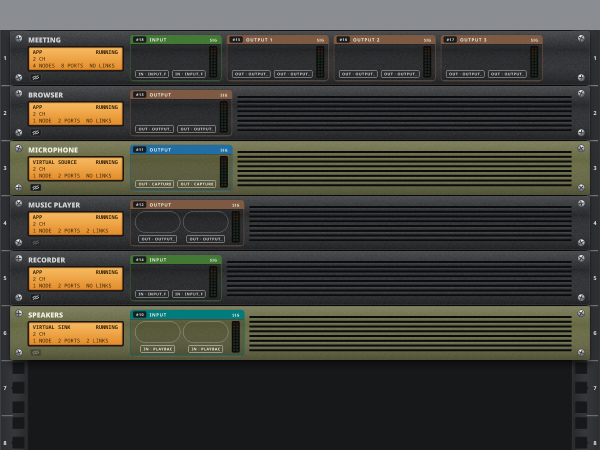
#> input picture docs/design/rack-width/fit.png, 1200 x 900 px (shown at 1/2 size)
$ python fill.py
#> lines starting #> are read from the running program, lines starting #| are printed output that depends on the picture
# The rack as wide as its widest device (fit.png, from the app's rack_picture at 1200 x 900):
# what goes where a face's frames end, instead of the vents. Five ways, made from fit.png itself
# (the vents found by their slots and painted over with the face's own metal), each a picture
# the size of fit.png:
#   A  plain metal
#   B  the device only as wide as it needs, a blank panel beside it to the rail
#   C  two narrow devices side by side in one unit, a blank panel for what is left
#   D  the frames stretched to the face's width
#   E  plain metal, the kind of device printed small at its right
#   python3 fill.py   (writes fill-a.png ... fill-e.png next to it)
import os
import random

from PIL import Image, ImageDraw, ImageFont

HERE = os.path.dirname(os.path.abspath(__file__))
SRC = Image.open(os.path.join(HERE, "fit.png")).convert("RGB")
ORIGINAL = SRC              # where the vents are is found on it (its slots' colour)
W, H = SRC.size
#> W = 1200; H = 900
TOP, U = 62, 110            # the first unit's top, a unit's pitch
L, R = 20, 1180             # a face's left and right edges (the rails outside)
SLOT = (11, 12, 13)         # a vent slot's colour
BOLD = "/usr/share/fonts/noto/NotoSans-Bold.ttf"
# the demo's devices, top to bottom, and what each is (as its screen says)
KINDS = ["APPLICATION", "APPLICATION", "VIRTUAL SOURCE", "APPLICATION", "APPLICATION", "VIRTUAL SINK"]
random.seed(7)


def vents(im, k):
    """Unit k's vents: (x0, y0, x1, y1), or None (its frames take the whole face)."""
    y0, y1 = TOP + k * U, TOP + k * U + U - 2
    im = ORIGINAL
    rows = [y for y in range(y0, y1) if sum(im.getpixel((x, y)) == SLOT for x in range(600, 1100, 10)) > 40]
    if not rows:
        return None
    y = rows[0]
    xs = [x for x in range(L, R) if im.getpixel((x, y)) == SLOT]
    # (a slot's round ends and its light edge below)
    return (xs[0] - 3, rows[0] - 2, xs[-1] + 4, rows[-1] + 4)


def metal(im, k, box, src_x):
    """Paints `box` with unit k's own metal: its shade down the face (from a few columns at
    `src_x` that have nothing on them, smoothed) and its grain."""
    x0, y0, x1, y1 = box
    px = im.load()
    cols = range(src_x, src_x + 4)
    clamp = lambda y: max(0, min(im.height - 1, y))
    means = [[sum(px[x, clamp(y)][i] for x in cols) / len(cols) for i in range(3)] for y in range(y0 - 3, y1 + 3)]
    sd = (sum((px[x, y][0] - means[y - y0 + 3][0]) ** 2 for y in range(y0, y1) for x in cols) / ((y1 - y0) * len(cols))) ** 0.5
    sd = min(sd, 5.0)
    for y in range(y0, y1):
        win = means[y - y0:y - y0 + 7]
        m = [sum(w[i] for w in win) / len(win) for i in range(3)]
        for x in range(x0, x1):
            n = random.gauss(0, sd)
            px[x, y] = tuple(max(0, min(255, int(m[i] + n))) for i in range(3))


def plain(im):
    for k in range(6):
        v = vents(im, k)
        if v:
            metal(im, k, v, v[0] - 5)
    return im


def blank(w, h, ref):
    """A blank panel w x h: black, its rim, screws at its right end (where the rail is)."""
    p = Image.new("RGB", (w, h))
    d = ImageDraw.Draw(p)
    for y in range(h):
        g = int(44 - 14 * y / h)
        d.line([(0, y), (w, y)], fill=(g, g + 1, g + 3))
    for x in range(w):
        for y in range(h):
            if random.random() < .5:
                c = p.getpixel((x, y))
                n = random.randint(-5, 5)
                p.putpixel((x, y), tuple(max(0, c[i] + n) for i in range(3)))
    d.rounded_rectangle([0, 0, w - 1, h - 1], radius=3, outline=(9, 9, 9), width=1)
    d.line([(2, 1), (w - 3, 1)], fill=(80, 81, 84))
    # its screws, at the rail
    for cy in (14, h - 15):
        cx = w - 18
        d.ellipse([cx - 7, cy - 7, cx + 7, cy + 7], fill=(150, 152, 156), outline=(20, 20, 22))
        d.line([(cx - 4, cy), (cx + 4, cy)], fill=(40, 41, 44), width=2)
        d.line([(cx, cy - 4), (cx, cy + 4)], fill=(40, 41, 44), width=2)
    return p


def narrow(im, k):
    """Unit k's face only as wide as it needs: its left part and its right ear."""
    v = vents(SRC, k)
    y0 = TOP + k * U
    face = im.crop((L, y0, R, y0 + U - 2))
    if not v:
        return face
    left = face.crop((0, 0, v[0] - L - 4, U - 2))
    ear = face.crop((R - L - 34, 0, R - L, U - 2))
    out = Image.new("RGB", (left.width + ear.width, U - 2))
    out.paste(left, (0, 0))
    out.paste(ear, (left.width, 0))
    return out


def rails_only():
    """fit.png with no faces on it: the rails and the rack's back."""
    im = SRC.copy()
    back = SRC.crop((L, TOP + 6 * U + 4, R, TOP + 6 * U + 6)).resize((R - L, 1))
    for y in range(TOP, H):
        if y >= TOP + 6 * U:
            break
        im.paste(back, (L, y))
    return im


def a():
    return plain(SRC.copy())


def b():
    im = plain(SRC.copy())
    for k in range(6):
        f = narrow(im, k)
        if f.width == R - L:
            continue
        y0 = TOP + k * U
        im.paste(rails_only().crop((L, y0, R, y0 + U - 2)), (L, y0))
        im.paste(f, (L, y0))
        im.paste(blank(R - L - f.width - 2, U - 2, SRC), (L + f.width + 2, y0))
    return im


def c():
    im = rails_only()
    faces = [narrow(SRC, k) for k in range(6)]
    # in the rack's order, each unit taking as many as fit side by side
    rows, row = [], []
    for f in faces:
        if row and sum(g.width + 2 for g in row) + f.width > R - L:
            rows.append(row)
            row = []
        row.append(f)
    rows.append(row)
    for k, row in enumerate(rows):
        x, y0 = L, TOP + k * U
        for f in row:
            im.paste(f, (x, y0))
            x += f.width + 2
        if R - x > 40:
            im.paste(blank(R - x, U - 2, SRC), (x, y0))
    return im


def d():
    im = SRC.copy()
    for k in range(6):
        v = vents(SRC, k)
        if not v:
            continue
        y0 = TOP + k * U
        fe = v[0] - 10                      # the frame's right edge
        cut = fe - 29                       # a column between its labels and its meter
        face = im.crop((L, y0, R, y0 + U - 2))
        grow = (R - 44) - fe                # to the right ear
        out = Image.new("RGB", face.size)
        out.paste(face.crop((0, 0, cut - L, U - 2)), (0, 0))
        col = face.crop((cut - L, 0, cut - L + 1, U - 2))
        for i in range(grow):
            out.paste(col, (cut - L + i, 0))
        out.paste(face.crop((cut - L, 0, fe - L + 2, U - 2)), (cut - L + grow, 0))
        out.paste(face.crop((R - 34 - L, 0, R - L, U - 2)), (R - 34 - L, 0))
        metal(out, k, (R - 44 - L + 2, 0, R - 34 - L, U - 2), R - 32 - L)
        im.paste(out, (L, y0))
    return im


def e():
    im = plain(SRC.copy())
    d_ = ImageDraw.Draw(im)
    font = ImageFont.truetype(BOLD, 11)
    for k in range(6):
        v = vents(SRC, k)
        if not v:
            continue
        text = " ".join(KINDS[k])
        w = d_.textlength(text, font=font)
        y = TOP + k * U + 10
        d_.text((R - 48 - w, y), text, font=font, fill=(222, 223, 218))
    return im


for name, f in [("a", a), ("b", b), ("c", c), ("d", d), ("e", e)]:
    f().save(os.path.join(HERE, f"fill-{name}.png"))
#> this loop made 5 passes
#> pass 1, `f().save(os.path.join(HERE, f"fill-{name}.png"))`:
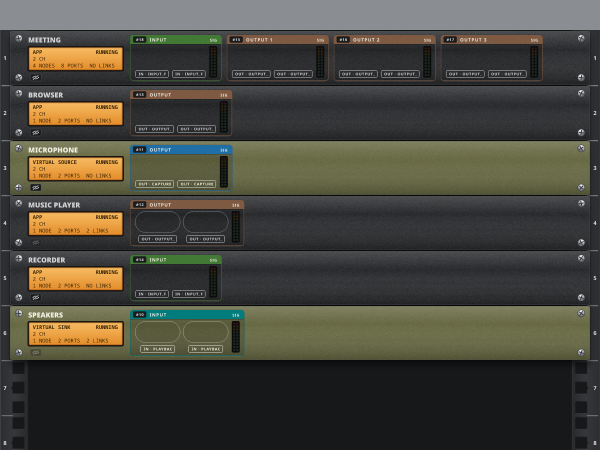
#> saved as fill-a.png: PIL image 1200x900 RGB (shown at 1/2 size); mean R, G, B 71.5, 69.7, 59.9
#> pass 2, in narrow, `face = im.crop((L, y0, R, y0 + U - 2))`:
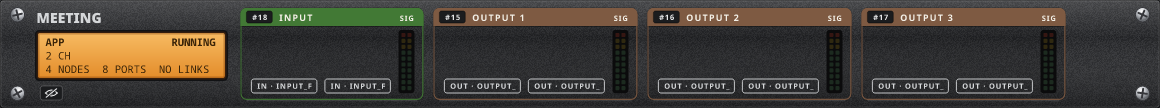
#> face: PIL image 1160x108 RGB; mean R, G, B 69.8, 64, 55.8
#> pass 2, in narrow (call 2), `face = im.crop((L, y0, R, y0 + U - 2))`:
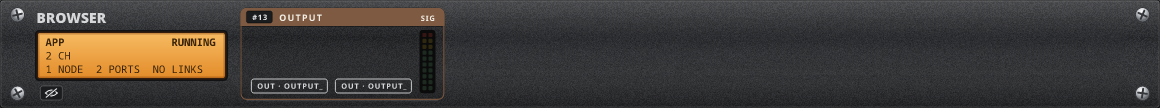
#> face: PIL image 1160x108 RGB; mean R, G, B 66.1, 61.1, 56.5

$ run again, with docs/design/rack-width/fill-e.png copied over docs/design/rack-width/fit.png
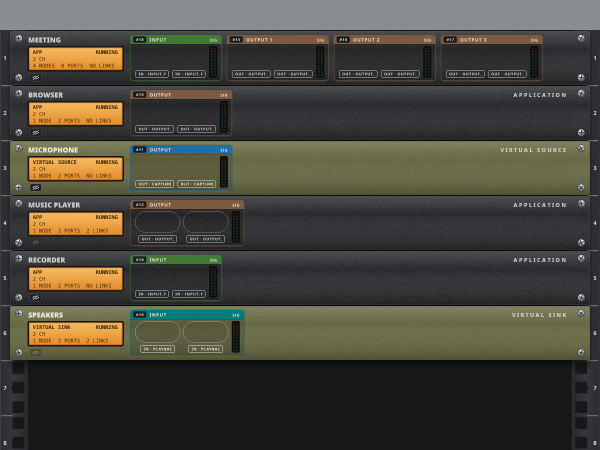
#> input picture docs/design/rack-width/fill-e.png, 1200 x 900 px (shown at 1/2 size)
#> SRC is the input picture: PIL image 1200x900 RGB; mean R, G, B 71.7, 69.9, 60.1
#> the loop `for name, f in [("a", a), ("b", b), ("c", c), ("d", d), ("e", e)]:` made 5 passes
#> pass 2, in narrow (call 3), `face = im.crop((L, y0, R, y0 + U - 2))`:
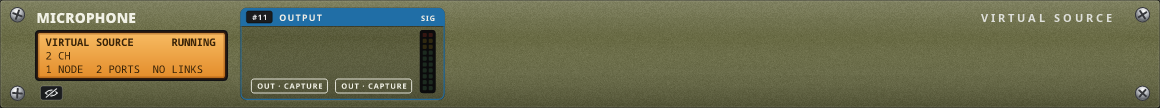
#> face: PIL image 1160x108 RGB; mean R, G, B 109.5, 108.4, 75.5
#> pass 2, in narrow (call 4), `face = im.crop((L, y0, R, y0 + U - 2))`:
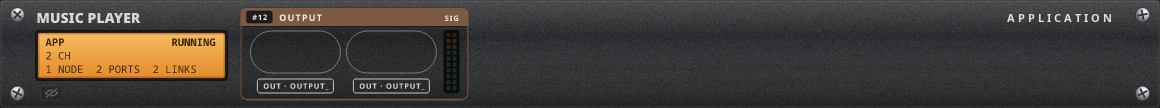
#> face: PIL image 1160x108 RGB; mean R, G, B 67.1, 61.9, 57.2

$ run again, with docs/design/rack-width/now.png copied over docs/design/rack-width/fit.png
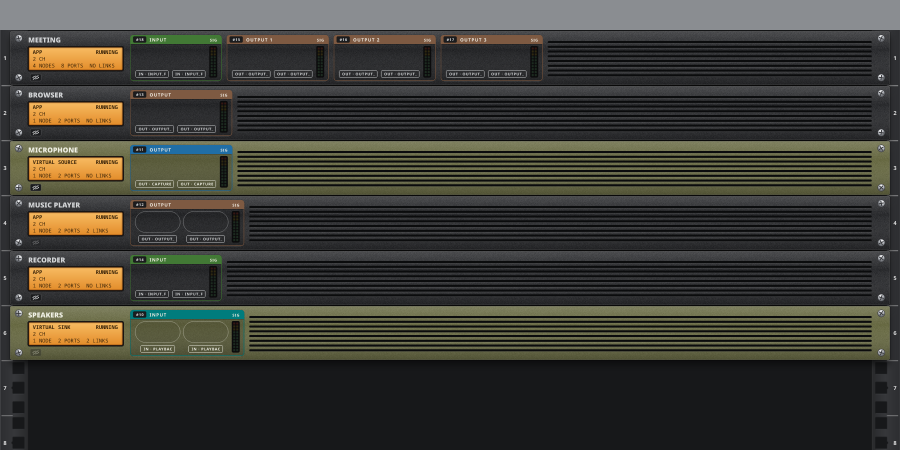
#> input picture docs/design/rack-width/now.png, 1800 x 900 px (shown at 1/2 size)
#> the loop `for name, f in [("a", a), ("b", b), ("c", c), ("d", d), ("e", e)]:` made 5 passes
#> pass 1, `f().save(os.path.join(HERE, f"fill-{name}.png"))`:
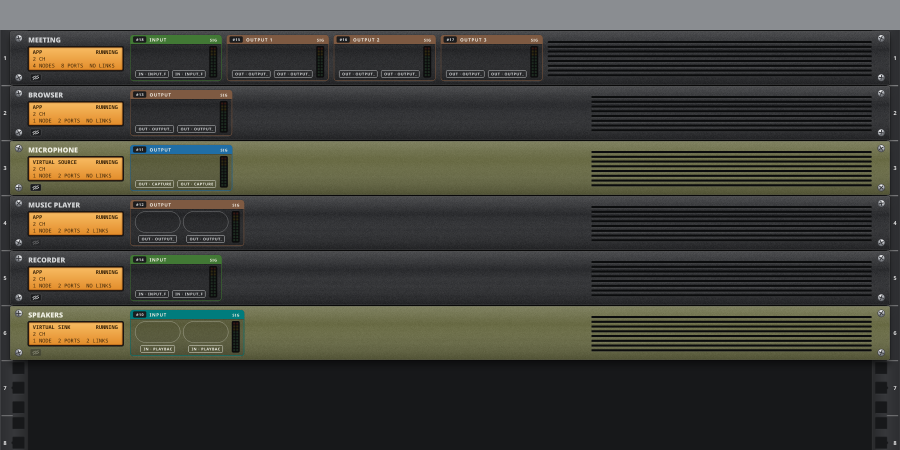
#> saved as fill-a.png: PIL image 1800x900 RGB (shown at 1/2 size); mean R, G, B 65.4, 64.6, 56.7
#> pass 2, in narrow, `face = im.crop((L, y0, R, y0 + U - 2))`:
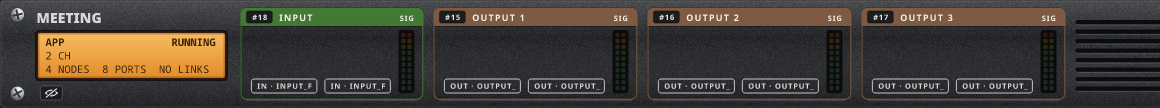
#> face: PIL image 1160x108 RGB; mean R, G, B 68.8, 63, 54.8
